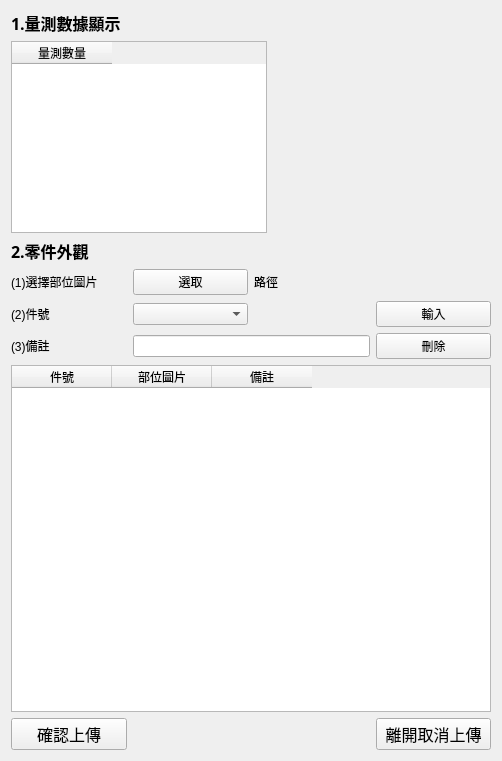
<?xml version="1.0" encoding="UTF-8"?>
<ui version="4.0">
 <class>Form</class>
 <widget class="QWidget" name="Form">
  <property name="geometry">
   <rect>
    <x>0</x>
    <y>0</y>
    <width>502</width>
    <height>761</height>
   </rect>
  </property>
  <property name="windowTitle">
   <string>Form</string>
  </property>
  <layout class="QGridLayout" name="gridLayout">
   <item row="0" column="0">
    <widget class="QLabel" name="label">
     <property name="font">
      <font>
       <family>微軟正黑體</family>
       <pointsize>12</pointsize>
       <weight>75</weight>
       <bold>true</bold>
      </font>
     </property>
     <property name="text">
      <string>1.量測數據顯示</string>
     </property>
    </widget>
   </item>
   <item row="1" column="0" colspan="3">
    <widget class="QTableWidget" name="tableWidget">
     <property name="sizePolicy">
      <sizepolicy hsizetype="Fixed" vsizetype="Fixed">
       <horstretch>0</horstretch>
       <verstretch>0</verstretch>
      </sizepolicy>
     </property>
     <column>
      <property name="text">
       <string>量測數量</string>
      </property>
     </column>
    </widget>
   </item>
   <item row="2" column="0">
    <widget class="QLabel" name="label_2">
     <property name="font">
      <font>
       <family>微軟正黑體</family>
       <pointsize>12</pointsize>
       <weight>75</weight>
       <bold>true</bold>
      </font>
     </property>
     <property name="text">
      <string>2.零件外觀</string>
     </property>
    </widget>
   </item>
   <item row="3" column="0">
    <widget class="QLabel" name="label_3">
     <property name="text">
      <string>(1)選擇部位圖片</string>
     </property>
    </widget>
   </item>
   <item row="3" column="1">
    <widget class="QPushButton" name="pushButton_image">
     <property name="text">
      <string>選取</string>
     </property>
    </widget>
   </item>
   <item row="3" column="2">
    <widget class="QLabel" name="label_image">
     <property name="text">
      <string>路徑</string>
     </property>
    </widget>
   </item>
   <item row="4" column="0">
    <widget class="QLabel" name="label_6">
     <property name="text">
      <string>(2)件號</string>
     </property>
    </widget>
   </item>
   <item row="4" column="1">
    <widget class="QComboBox" name="comboBox"/>
   </item>
   <item row="4" column="3">
    <widget class="QPushButton" name="pushButton_insert_image">
     <property name="text">
      <string>輸入</string>
     </property>
    </widget>
   </item>
   <item row="5" column="0">
    <widget class="QLabel" name="label_5">
     <property name="text">
      <string>(3)備註</string>
     </property>
    </widget>
   </item>
   <item row="5" column="1" colspan="2">
    <widget class="QLineEdit" name="lineEdit_remake"/>
   </item>
   <item row="5" column="3">
    <widget class="QPushButton" name="pushButton_delet_image">
     <property name="text">
      <string>刪除</string>
     </property>
    </widget>
   </item>
   <item row="6" column="0" colspan="4">
    <widget class="QTableWidget" name="tableWidget_part">
     <column>
      <property name="text">
       <string>件號</string>
      </property>
     </column>
     <column>
      <property name="text">
       <string>部位圖片</string>
      </property>
     </column>
     <column>
      <property name="text">
       <string>備註</string>
      </property>
     </column>
    </widget>
   </item>
   <item row="7" column="0">
    <widget class="QPushButton" name="pushButton">
     <property name="minimumSize">
      <size>
       <width>50</width>
       <height>0</height>
      </size>
     </property>
     <property name="font">
      <font>
       <family>微軟正黑體</family>
       <pointsize>12</pointsize>
      </font>
     </property>
     <property name="text">
      <string>確認上傳</string>
     </property>
    </widget>
   </item>
   <item row="7" column="3">
    <widget class="QPushButton" name="pushButton_2">
     <property name="font">
      <font>
       <family>微軟正黑體</family>
       <pointsize>12</pointsize>
      </font>
     </property>
     <property name="text">
      <string>離開取消上傳</string>
     </property>
    </widget>
   </item>
  </layout>
 </widget>
 <resources/>
 <connections/>
</ui>
